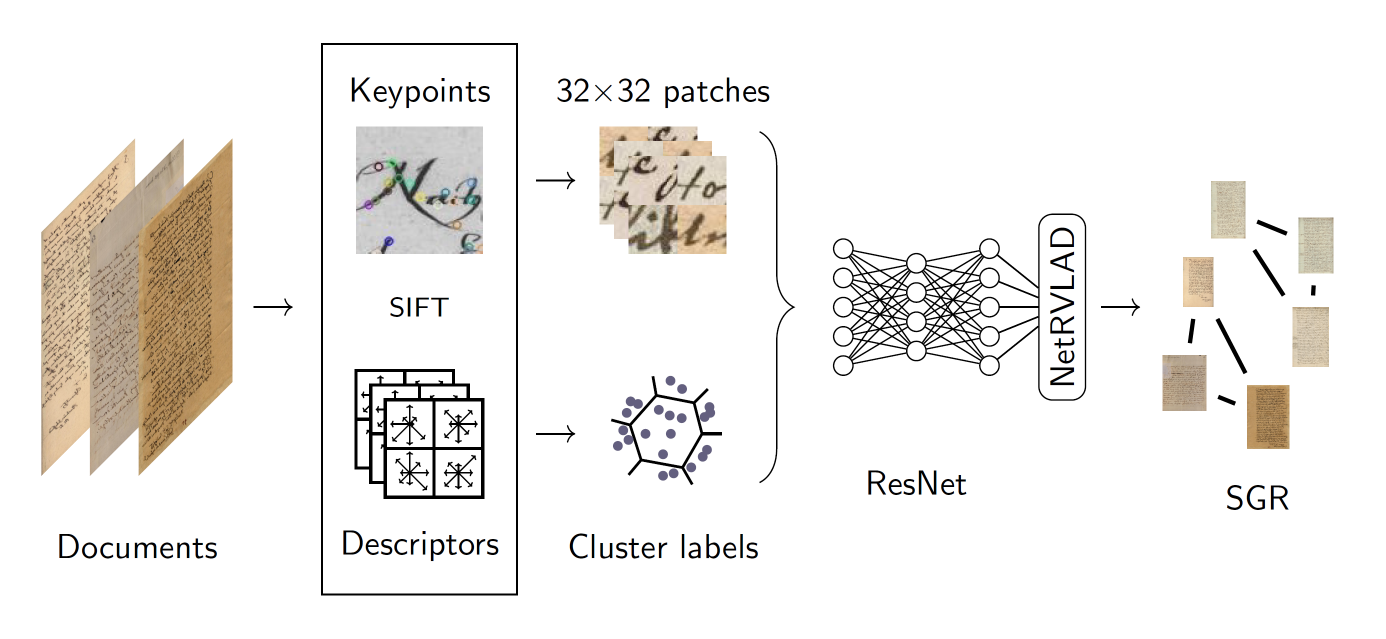
#> input picture assets/header.png, 2772 x 1278 px (shown at 1/2 size)
$ python extract_patches.py --in_dir ../assets --out_dir out
#> lines starting #> are read from the running program, lines starting #| are printed output that depends on the picture; after the words box and inside, x2 and y2 are one past the last pixel; in counts of white or black regions, pixels touching at a corner belong together
import cv2
import numpy as np
from joblib import Parallel, delayed
import multiprocessing
import os
import glob
import logging
import sklearn.preprocessing
from tqdm import tqdm

OPENBLAS_NUM_THREADS = 1

IMG_EXTENSIONS = [
    '.jpg', '.JPG', '.jpeg', '.JPEG',
    '.png', '.PNG', '.ppm', '.PPM', '.bmp', '.BMP', '.tif', '.tiff', '.TIF', '.TIFF'
]


def is_image_file(filename):
    return any(filename.endswith(extension) for extension in IMG_EXTENSIONS)

def black_pixels(img):
    return np.sum(img == 0)
def white_pixels(img):
    return np.sum(img==255)


def calc_features(input_img, arguments):
#> called with input_img = '../assets/header.png'
    img = cv2.imread(input_img)
#> img is the input picture: shape (1278, 2772, 3); mean B, G, R 235.6, 238.4, 240.6

    if arguments.scale != -1:
        scale = arguments.scale
        height = img.shape[0] * scale
        width = img.shape[1] * scale
        new_size_mask = (int(width), int(height))
        img = cv2.resize(img, new_size_mask, interpolation=cv2.INTER_CUBIC)

    img_gray = cv2.cvtColor(img, cv2.COLOR_BGR2GRAY)
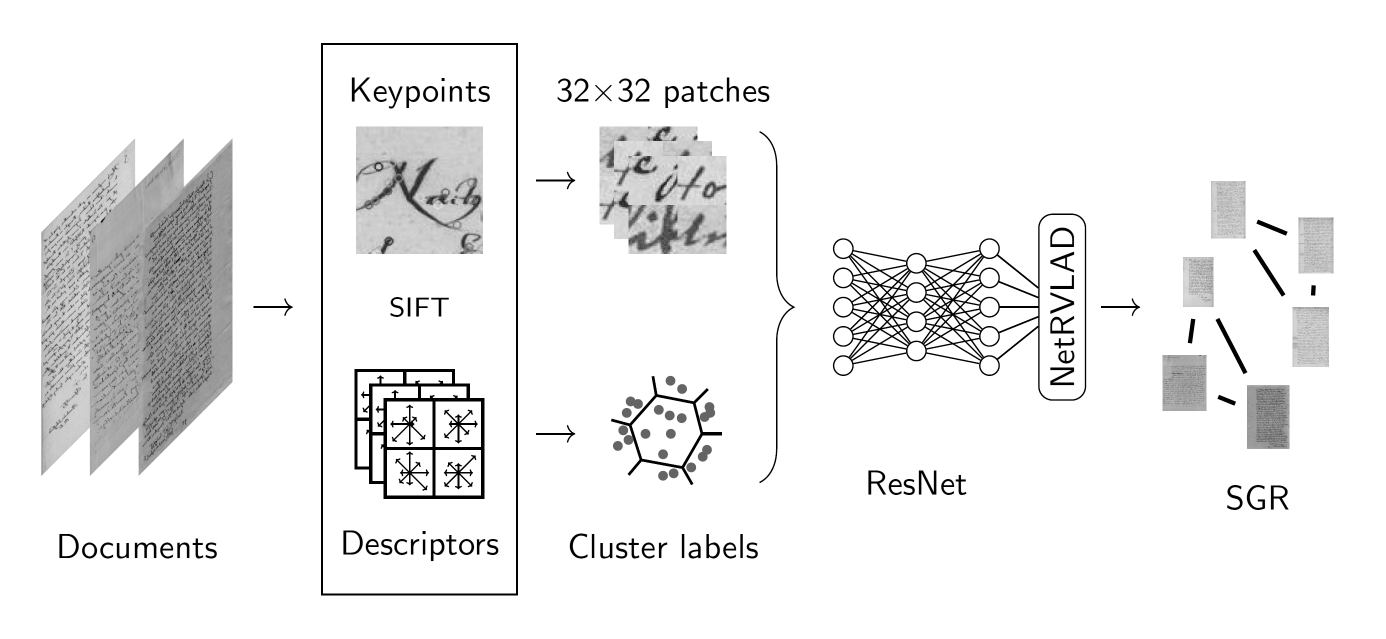
#> img_gray: shape (1278, 2772) (shown at 1/2 size); min 0, max 255, mean 238.7
    img = img_gray.copy()

    sift = cv2.SIFT_create(sigma=args.sigma)
    kp = sift.detect(img_gray, None)
#> kp = 6177 keypoints; strongest (x, y, size): (848, 1065, 4.3), (886, 159, 4.3), (2518, 1001, 3.3), (1440, 867, 5.7)
    _, img_bin = cv2.threshold(img, 0, 255, cv2.THRESH_BINARY + cv2.THRESH_OTSU)
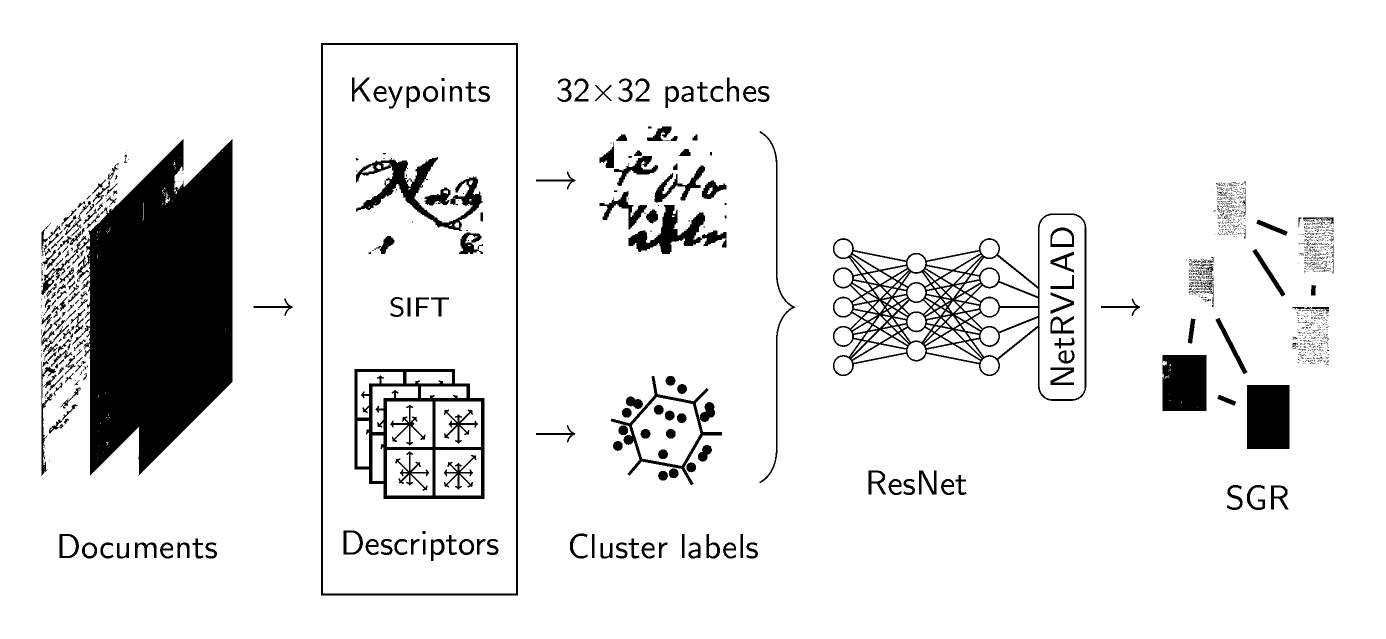
#> img_bin: shape (1278, 2772) (shown at 1/2 size); 91% white; 1592 black regions (1328 under 20 px), largest, box (x1, y1, x2, y2) and area: (83, 278, 465, 951) 148722, (1666, 427, 2173, 802) 25664, (709, 738, 969, 998) 14604


    def filter_keypoint(point):
        # if 3 < point.size < 10:
        #     return point
        return point


    new_kp = []
    uniq_kp = []

    num_pixel = arguments.win_size ** 2
    for p in kp:
        point = (int(p.pt[0]), int(p.pt[1]))

        roi = get_image_patch(img, point[0], point[1], arguments)

        if roi is None:
            continue

        if arguments.centered:
            if img_bin[point[1], point[0]] != 0:
                continue

        if arguments.black_pixel_thresh != -1:
            if black_pixels(roi) > (arguments.black_pixel_thresh * num_pixel):
                continue

        if arguments.white_pixel_thresh != -1:
            if white_pixels(roi) > (arguments.white_pixel_thresh * num_pixel):
                continue


        if not point in uniq_kp and filter_keypoint(p):
            new_kp.append(p)
            uniq_kp.append(point)
#> this loop made 6177 passes
#> (p, point) on passes 1 to 3: (keypoint at (77.2, 693.7), size 9.7, (77, 693)), (keypoint at (83.5, 566.9), size 1.9, (83, 566)), (keypoint at (83.6, 948.8), size 2.2, (83, 948))
#> pass 1, in get_image_patch, `roi = img[py - half_win_size:py + half_win_size, px - half_win_size:px..`:
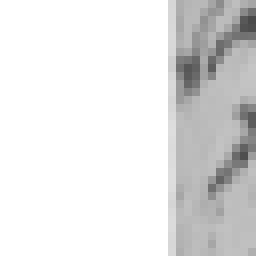
#> roi: shape (32, 32) (shown 8 times larger); min 74, max 255, mean 227.3
#> pass 2, in get_image_patch (call 2), `roi = img[py - half_win_size:py + half_win_size, px - half_win_size:px..`:
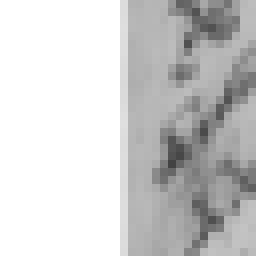
#> roi: shape (32, 32) (shown 8 times larger); min 67, max 255, mean 206
#> pass 3, in get_image_patch (call 3), `roi = img[py - half_win_size:py + half_win_size, px - half_win_size:px..`:
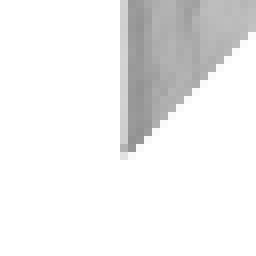
#> roi: shape (32, 32) (shown 8 times larger); min 146, max 255, mean 238.8
#> after the loop, new_kp = 1785 keypoints; strongest (x, y, size): (1893, 631, 2.4), (1863, 637, 2.4), (1771, 597, 2.3), (1800, 572, 2.4); uniq_kp = 1785 pairs, first value 83 to 2665, second value 174 to 1099

    if not new_kp:
        return []

    _, desc = sift.compute(img_gray, new_kp)

    desc = sklearn.preprocessing.normalize(desc, norm='l1')
    desc = np.sign(desc) * np.sqrt(np.abs(desc))
    desc = sklearn.preprocessing.normalize(desc, norm='l2')

    # img_ = img.copy()
    # cv2.drawKeypoints(img_, new_kp, flags=cv2.DRAW_MATCHES_FLAGS_DRAW_RICH_KEYPOINTS, outImage=img_)
    # cv2.imwrite('tmp/'+ os.path.splitext(os.path.basename(input_img))[0]  +'.jpg', img_)

    kp_tupple = [(p, desc[i]) for i, p in enumerate(uniq_kp)]
#> kp_tupple = 1785 items


    return kp_tupple


def get_image_patch(img, px, py, arguments):
    half_win_size = int(arguments.win_size / 2)
    if not (half_win_size < px < img.shape[1] - half_win_size and half_win_size < py < img.shape[0] - half_win_size):
        # if px - half_win_size < 0 or px + half_win_size > img.shape[1] or py - half_win_size < 0 or py + half_win_size > img.shape[0]:
        return None

    roi = img[py - half_win_size:py + half_win_size, px - half_win_size:px + half_win_size]
    assert roi.shape == (half_win_size * 2, half_win_size * 2), 'shape of the roi is not (%d,%d). It is (%d,%d)' % \
                                                                (half_win_size * 2, half_win_size * 2,
                                                                 roi.shape[0], roi.shape[1])
    return roi


def extract_patches(filename, tup, args):
    if len(tup) > args.patches_per_page and args.patches_per_page != -1:
        idx = np.linspace(0, len(tup) - 1, args.patches_per_page, dtype=np.int32)
        tup = [tup[i] for i in idx]

    points, clusters = zip(*tup)

    img = cv2.imread(filename)
    img = cv2.cvtColor(img, cv2.COLOR_BGR2GRAY)

    if args.scale != -1:
        scale = args.scale
        height = img.shape[0] * scale
        width = img.shape[1] * scale
        new_size_mask = (int(width), int(height))
        img = cv2.resize(img, new_size_mask, interpolation=cv2.INTER_CUBIC)

    count = 0
    for p, c in zip(points, clusters):
        roi = get_image_patch(img, p[0], p[1], args)
        if roi is None:
            continue

        out_path = os.path.join(args.out_dir[0], str(c), str(c) + '_' +
                                os.path.splitext(os.path.basename(filename))[0] + '_' + str(count) + '.png')
        count = count + 1
        cv2.imwrite(out_path, roi)


if __name__ == "__main__":
    import argparse
    import pickle

    logging.basicConfig(level=logging.INFO, format='%(asctime)s %(levelname)s %(message)s ')

    parser = argparse.ArgumentParser(description="extract patches from images")
    parser.add_argument('--in_dir', metavar='in_dir', dest='in_dir', type=str, nargs=1,
                        help='input directory', required=True)
    parser.add_argument('--out_dir', metavar='out_dir', dest='out_dir', type=str, nargs=1,
                        help='output directory', required=True)
    parser.add_argument('--win_size', metavar='win_size', dest='win_size', type=int, nargs='?',
                        help='size of the patch',
                        default=32)
    parser.add_argument('--num_of_clusters', metavar='num_of_clusters', dest='number_of_clusters', type=int, nargs='?',
                        help='number of clusters',
                        default=-1)
    parser.add_argument('--patches_per_page', metavar='patches_per_page', dest='patches_per_page', type=int, nargs='?',
                        help='maximal number of patches per page (-1 for no limit)',
                        default=-1)
    parser.add_argument('--scale', type=float, help='scale images up or down',
                        default=-1)
    parser.add_argument('--sigma', type=float, help='blur factor for SIFT',
                        default=1.6)
    parser.add_argument('--black_pixel_thresh', type=float, help='if more black_pixel_thresh percent of the pixels are black -> discard',
                        default=0.5)
    parser.add_argument('--white_pixel_thresh', type=float, help='if more than white_pixel_thresh percent of the pixels are white -> discard',
                        default=0.5)
    parser.add_argument('--centered', type=bool, help='filter patches whose keypoints are not located on handwriting, only for binarized datasets',
                    default=True)

    args = parser.parse_args()


    assert os.path.exists(args.in_dir[0]), 'in_dir {} does not exist'.format(args.in_dir[0])


    if not os.path.exists(args.out_dir[0]):
        logging.info('creating directory %s' % args.out_dir[0])
        os.mkdir(args.out_dir[0])

    assert len(os.listdir(args.out_dir[0])) == 0, 'out_dir is not empty'

    assert args.win_size % 2 == 0, 'win_size must be even'

    num_cores = int(multiprocessing.cpu_count() / 2)
    num_cores = 10
    path_to_centers = ''

    files = [f for f in glob.glob(args.in_dir[0] + '/**/*.*', recursive=True) if os.path.isfile(f) and is_image_file(f)]

    assert len(files) > 0, 'no images found'
    logging.info('Found {} images'.format(len(files)))

    logging.info('calculating features for images in %s (number of cores:%d)' % (args.in_dir, num_cores))
    results = []
    results = Parallel(n_jobs=num_cores, verbose=9)(delayed(calc_features)(f, args) for f in files)
#> results = 1 item

    logging.info('collecting descriptors')
    desc_list = []
    kp_list = []
    fn_list = []
    for r, f in tqdm(zip(results, files)):
        if len(r) == 0:
            logging.warning('no keypoints found in file {} '.format(f))
        for kp, desc in r:
            kp_list.append(kp)
            desc_list.append(desc)
            fn_list.append(f)
#> this loop made 1 pass
#> after the loop, desc_list = 1785 items; fn_list = 1785 items, first 6: '../assets/header.png', '../assets/header.png', '../assets/header.png', '../assets/header.png', '../assets/header.png', '../assets/header.png'; kp_list has the same summary as uniq_kp in calc_features
    results = None

    logging.info('calculating pca (number of patches: {})'.format(len(desc_list)))
    from sklearn.decomposition import PCA

    pca = PCA(32, whiten=True)
    desc = pca.fit_transform(np.array(desc_list))
    desc_list = None

    logging.info('calculating new centers (shape: {})'.format(desc.shape))

    logging.info("starting KMeans (centers: {})".format(args.number_of_clusters))
    # km = KMeans(n_clusters=number_of_clusters, random_state=0, n_jobs=-1, verbose=0).fit(desc)
    import sklearn.cluster

    kmeans = sklearn.cluster.MiniBatchKMeans(n_clusters=args.number_of_clusters, compute_labels=False,
                                             batch_size=10000 if args.number_of_clusters <= 1000 else 50000)

    if desc.shape[0] > 500000:
        idx = np.linspace(0, desc.shape[0]-1, 500000, dtype=np.int32)
        kmeans.fit(desc[idx])
    else:
#> (the run stopped early here; a loop or call above may not have finished)
